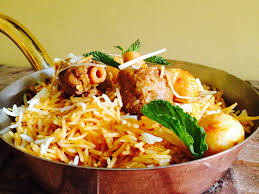
#> input picture dataset/Biryani1.jpg, 259 x 194 px; its folder holds only this picture in this run
$ python -i feature_extraction.py   (imports and definitions only)
#> lines starting #> are read from the running program, lines starting #| are printed output that depends on the picture; after the words box and inside, x2 and y2 are one past the last pixel; in counts of white or black regions, pixels touching at a corner belong together
import cv2
import numpy as np

def extract_features(image_path, size=(64, 64)):
    """
    Reads an image, resizes it, and extracts a 3D color histogram.
    Returns a flattened list of histogram bins.
    """
#> called with image_path = 'dataset/Biryani1.jpg', size = (64, 64)
    try:
        # Read image using OpenCV
        img = cv2.imread(image_path)
#> img is the input picture: shape (194, 259, 3); mean B, G, R 78, 140.2, 173.8
        if img is None:
            return None

        # Resize to standard size to ensure consistent baseline processing
        img = cv2.resize(img, size)
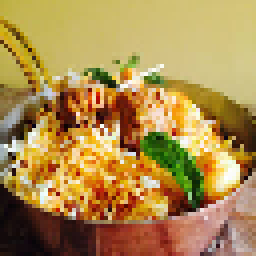
#> img: shape (64, 64, 3) (shown 4 times larger); mean B, G, R 77.9, 140.2, 173.8

        # 1. Base Color Feature Extraction (8x8x8 = 512 dimensions)
        hist = cv2.calcHist([img], [0, 1, 2], None, [8, 8, 8], [0, 256, 0, 256, 0, 256])
        cv2.normalize(hist, hist)

        # 2. Structural Texture & Edge Feature Extraction (16x16 = 256 dimensions)
        # Explanation: Why color-only features were insufficient?
        # A banana and a yellow sports car generate nearly identical global color histograms.
        # By blending a smoothing blur and isolating macro-structure boundaries using Edge mapping,
        # the MLlib pipelines evaluate physical shape boundaries preventing false object equivalents!
        gray = cv2.cvtColor(img, cv2.COLOR_BGR2GRAY)
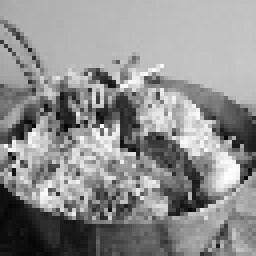
#> gray: shape (64, 64) (shown 4 times larger); min 5, max 254, mean 143.1
        gray_blurred = cv2.GaussianBlur(gray, (3, 3), 0)
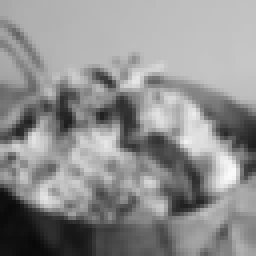
#> gray_blurred: shape (64, 64) (shown 4 times larger); min 9, max 250, mean 143.2
        edges = cv2.Canny(gray_blurred, threshold1=100, threshold2=200)
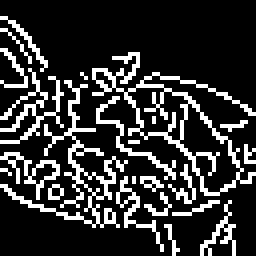
#> edges: shape (64, 64) (shown 4 times larger); 19.7% white in thin lines or dots

        # Resize the raw edge map down to a 16x16 macro-grid maintaining stable spatial shift-invariance.
        edges_macro = cv2.resize(edges, (16, 16), interpolation=cv2.INTER_AREA)

        # 3. Mathematical Dimensional Normalization (L2 Norm bounds)
        # True Equilibrium: Splitting weights 50/50 normally leaves dimensional bias when lengths differ heavily (512 vs 256 dims).
        # We actively enforce L2 vector norms, ripping apart raw magnitudes before securely applying symmetric weights!
        color = np.array(hist.flatten(), dtype=np.float32)
#> color = 512 values, max 0.514 at index 238, min 0 at index 7, mean 0.011
        color = color / (np.linalg.norm(color) + 1e-8)

        edges_flat = np.array(edges_macro.flatten(), dtype=np.float32) / 255.0
#> edges_flat = 256 values, max 0.561 at index 185, min 0 at index 0, mean 0.198
        edges_flat = edges_flat / (np.linalg.norm(edges_flat) + 1e-8)
#> edges_flat = 256 values, max 0.134 at index 185, min 0 at index 0, mean 0.0471

        # Unify normalized dimensions enforcing an absolute 50/50 algorithmic relationship correctly
        color = color * 0.5
#> color = 512 values, max 0.257 at index 238, min 0 at index 7, mean 0.00551
        edges_flat = edges_flat * 0.5
#> edges_flat = 256 values, max 0.0668 at index 185, min 0 at index 0, mean 0.0235

        # 4. Concatenate cleanly into one functional flat Python list (768 structured features)
        combined_features = np.concatenate([color, edges_flat]).tolist()
#> combined_features = 768 values, max 0.257 at index 238, min 0 at index 7, mean 0.0115
        return combined_features

    except Exception as e:
        print(f"Error processing {image_path}: {e}")
        return None

def compute_distance(vec1, vec2):
    """Computes Euclidean distance between two vectors."""
    return float(np.linalg.norm(np.array(vec1) - np.array(vec2)))

>>> result = extract_features('dataset/Biryani1.jpg')
#> result has the same summary as combined_features in extract_features

$ run again, on dataset/Biryani12.jpg
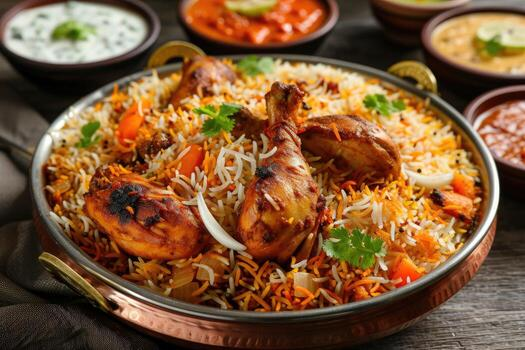
#> input picture dataset/Biryani12.jpg, 525 x 350 px
#> in extract_features, img is the input picture: shape (350, 525, 3); mean B, G, R 53.6, 88, 127.5
#> img: shape (64, 64, 3)
#> in extract_features, `gray_blurred = cv2.GaussianBlur(gray, (3, 3), 0)`:
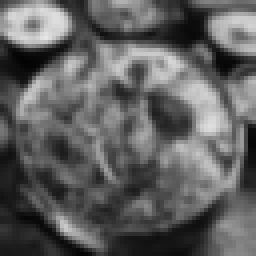
#> gray_blurred: shape (64, 64) (shown 4 times larger); min 3, max 230, mean 95.4
#> in extract_features, `edges = cv2.Canny(gray_blurred, threshold1=100, threshold2=200)`:
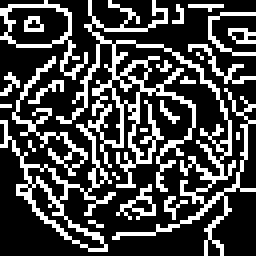
#> edges: shape (64, 64) (shown 4 times larger); 27.7% white in thin lines or dots
#> in extract_features, `color = np.array(hist.flatten(), dtype=np.float32)`: color = 512 values, max 0.667 at index 0, min 0 at index 6, mean 0.0109
#> in extract_features, `edges_flat = np.array(edges_macro.flatten(), dtype=np.float32) / 255.0`: edges_flat = 256 values, max 0.624 at index 137, min 0 at index 19, mean 0.278
#> in extract_features, `edges_flat = edges_flat / (np.linalg.norm(edges_flat) + 1e-8)`: edges_flat = 256 values, max 0.124 at index 137, min 0 at index 19, mean 0.0554
#> in extract_features, `color = color * 0.5`: color = 512 values, max 0.334 at index 0, min 0 at index 6, mean 0.00543
#> in extract_features, `edges_flat = edges_flat * 0.5`: edges_flat = 256 values, max 0.0622 at index 137, min 0 at index 19, mean 0.0277
#> combined_features = 768 values, max 0.334 at index 0, min 0 at index 6, mean 0.0128
#> result has the same summary as combined_features in extract_features
